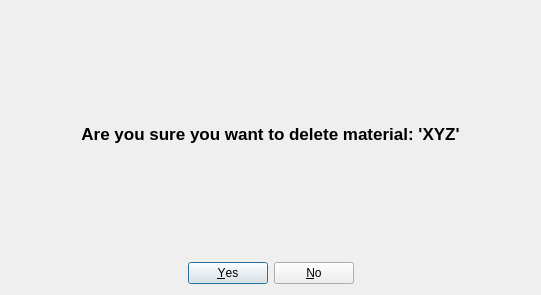
<?xml version="1.0" encoding="UTF-8"?>
<ui version="4.0">
 <class>ConfirmButtonBox</class>
 <widget class="QDialog" name="ConfirmButtonBox">
  <property name="geometry">
   <rect>
    <x>0</x>
    <y>0</y>
    <width>541</width>
    <height>295</height>
   </rect>
  </property>
  <property name="minimumSize">
   <size>
    <width>541</width>
    <height>0</height>
   </size>
  </property>
  <property name="windowTitle">
   <string>Confirm Deletion</string>
  </property>
  <layout class="QVBoxLayout" name="verticalLayout_2">
   <item>
    <widget class="QLabel" name="lblMessage">
     <property name="sizePolicy">
      <sizepolicy hsizetype="Expanding" vsizetype="Expanding">
       <horstretch>0</horstretch>
       <verstretch>0</verstretch>
      </sizepolicy>
     </property>
     <property name="styleSheet">
      <string notr="true">font-weight: bold;
    font-size: 13pt;</string>
     </property>
     <property name="text">
      <string>Are you sure you want to delete material: 'XYZ'</string>
     </property>
     <property name="alignment">
      <set>Qt::AlignmentFlag::AlignCenter</set>
     </property>
    </widget>
   </item>
   <item>
    <widget class="QDialogButtonBox" name="btn_confirm_dialog">
     <property name="styleSheet">
      <string notr="true"/>
     </property>
     <property name="orientation">
      <enum>Qt::Orientation::Horizontal</enum>
     </property>
     <property name="standardButtons">
      <set>QDialogButtonBox::StandardButton::No|QDialogButtonBox::StandardButton::Yes</set>
     </property>
     <property name="centerButtons">
      <bool>true</bool>
     </property>
    </widget>
   </item>
  </layout>
 </widget>
 <resources/>
 <connections>
  <connection>
   <sender>btn_confirm_dialog</sender>
   <signal>accepted()</signal>
   <receiver>ConfirmButtonBox</receiver>
   <slot>accept()</slot>
   <hints>
    <hint type="sourcelabel">
     <x>248</x>
     <y>254</y>
    </hint>
    <hint type="destinationlabel">
     <x>157</x>
     <y>274</y>
    </hint>
   </hints>
  </connection>
  <connection>
   <sender>btn_confirm_dialog</sender>
   <signal>rejected()</signal>
   <receiver>ConfirmButtonBox</receiver>
   <slot>reject()</slot>
   <hints>
    <hint type="sourcelabel">
     <x>316</x>
     <y>260</y>
    </hint>
    <hint type="destinationlabel">
     <x>286</x>
     <y>274</y>
    </hint>
   </hints>
  </connection>
 </connections>
</ui>
